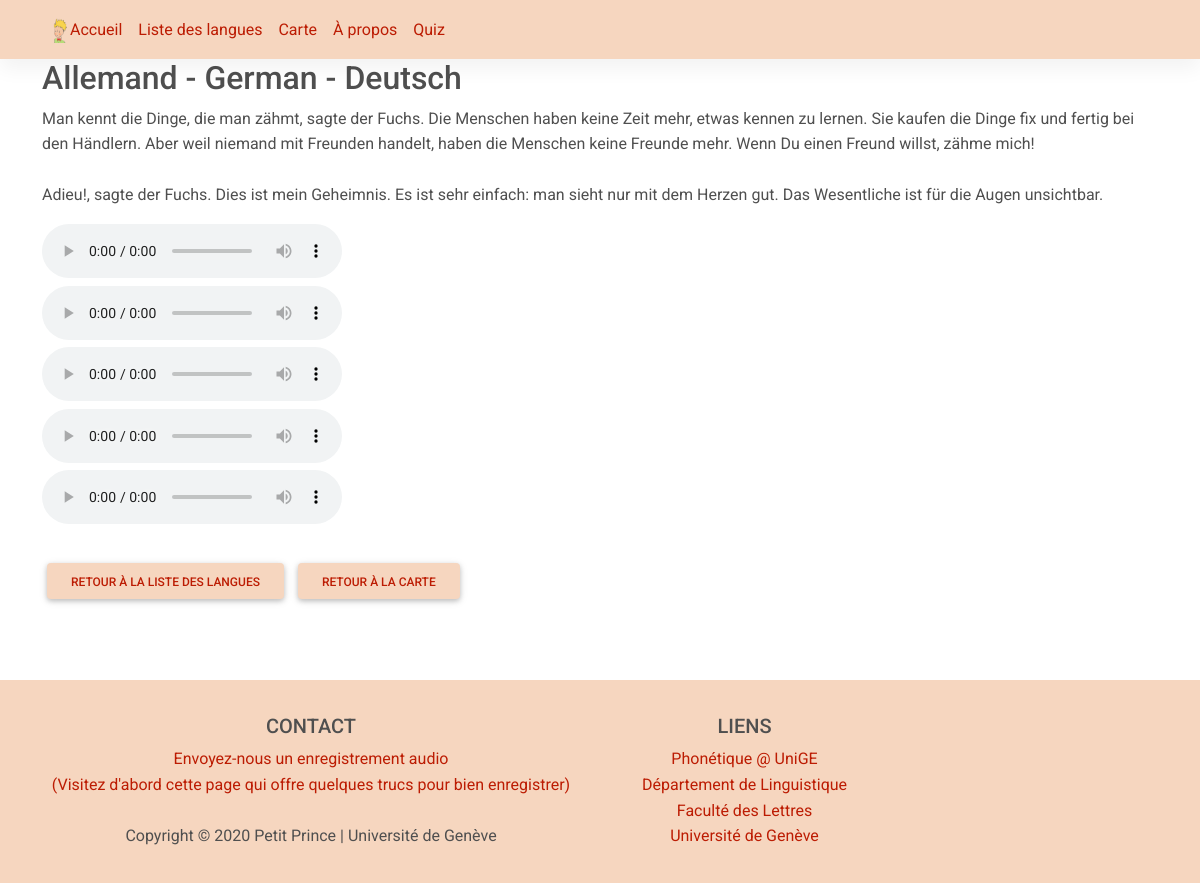
/langue/allemand, run on the app's committed database.
### prince/models.py (models this page shows, shortened)
class Language(db.Model):
    __tablename__='prince_language'
    id = db.Column(db.Integer, primary_key=True)
    iso = db.Column(db.Text, unique=True, nullable=False)
    varpron = db.Column(db.Integer)
    french = db.Column(db.Text, nullable=False)
    english = db.Column(db.Text, nullable=False)
    self = db.Column(db.Text)
    text = db.Column(db.Text)
    imgtext = db.Column(db.String(20))
    trad = db.Column(db.String(120))
    comment = db.Column(db.Text)
    actif = db.Column(db.Integer)
    grp = db.Column(db.Integer)
    geo = db.Column(db.String(100))
    geolat = db.Column(db.Float)
    geolng = db.Column(db.Float)

class Sound(db.Model):
    __tablename__='prince_sound'
    id = db.Column(db.Integer, primary_key=True)
    filename = db.Column(db.Text, nullable=False)
    date = db.Column(db.String(11))
    speaker = db.Column(db.Text)
    language = db.Column(db.Text)
    comment = db.Column(db.Text)
    private = db.Column(db.Text)

### prince/routes.py (the view)
@app.route('/langue/<lang>')
def langue(lang):
    langue_complet = Language.query.filter_by(french = lang).first()
    sounds = Sound.query.filter_by(language = langue_complet.iso)
    return render_template('langue.html', langue=langue_complet, title=lang, sounds = sounds)

### prince/templates/langue.html (shortened to what this page needs)
{% extends "layout.html" %}
{% block content %}
  {% set page_title = sentence_case(title)%}
  {% if langue.english != '' %}
    {% set page_title = page_title + ' - ' + sentence_case(langue.english)|safe %}
  {% endif %}
  {% if langue.self != '' %}
    {% set page_title = page_title + ' - ' + sentence_case(langue.self)%}
  {% endif %}
  <h2>{{page_title}}</h2>
  <p>{{langue.text|safe}}</p>
  <div class="row_langue">
    <div class="column_langue">
      {% if sounds.first() is not none %}
        {% for sound in sounds %}
          <audio controls src="{{ url_for('static', filename='audio/') }}{{sound.filename}}" controlsList="nodownload">
            Your browser does not support the <code>audio</code> element.</audio> <br>
        {% endfor %}
        <br>
      {% endif %}
      <a class="btn btn-light bg-steel" style="background-color: #f6d6bf; color: #bc1c03;" href="{{url_for('liste_langues')}}">Retour à la liste des langues</a>
      <a class="btn btn-light bg-steel" style="background-color: #f6d6bf; color: #bc1c03;" href="{{url_for('carte')}}">Retour à la carte</a><br><br>
    </div>
    <div class="column_langue">
        <div id="mapid" class="map_langue"></div>
    </div>
  </div>
  <br>
  <br>
{% endblock content%}

### prince/templates/layout.html (shortened to what this page needs)
<!DOCTYPE html>
<html lang="en" dir="ltr">
  <head>
    <link rel="stylesheet" href="http://cdn.leafletjs.com/leaflet/v0.7.7/leaflet.css" />
    <link rel="stylesheet" href="https://use.fontawesome.com/releases/v5.15.2/css/all.css" />
    <link rel="stylesheet" href="https://stackpath.bootstrapcdn.com/bootstrap/4.4.1/css/bootstrap.min.css">
    <link rel="stylesheet" type="text/css" href="{{ url_for('static', filename='stylesheets/mdb/mdb.min.css') }}" />
    <link rel="stylesheet" type="text/css" href="{{ url_for('static', filename='stylesheets/main.css') }}">
    <link rel="stylesheet" type="text/css" href="{{ url_for('static', filename='stylesheets/cards.css') }}">
    <link rel="stylesheet" type="text/css" href="{{ url_for('static', filename='stylesheets/quiz_home.css') }}">
    <link rel="stylesheet" href="https://cdnjs.cloudflare.com/ajax/libs/animate.css/4.1.1/animate.min.css"/>
  </head>
  <body>
    <header class="site-header">
        <nav class="navbar navbar-expand-md navbar-dark bg-steel">
          <div class="container">
            <div class="collapse navbar-collapse" id="navbarToggle">
              <div class="nav navbar-nav mr-auto">
                <a class="nav-item nav-link" href="{{url_for('home')}}">
                  <img id="navbar_petit_prince"
                  src=  '{{ url_for('static', filename='img/prince_transparent.png')}}' alt="petit_prince" width='20' height='20'>Accueil</a>
                <a class="nav-item nav-link" href="{{url_for('liste_langues')}}">Liste des langues</a>
                <a class="nav-item nav-link" href="{{url_for('carte')}}">Carte</a>
                <a class="nav-item nav-link" href="{{url_for('about')}}">À propos</a>
                <a class="nav-item nav-link" href="{{url_for('quiz_home')}}">Quiz</a>
              </div>
            </div>
          </div>
        </nav>
      </header>
      <main role="main" class="container" >
        {% macro sentence_case(text) %}
          {{ text[0]|upper}}{{text[1:] }}
        {% endmacro %}
            {% block content %}lalal{% endblock %}
      </main>
      <footer class="footer font-small dark bg-steel pt-4 pb-2">
        <div class="container-fluid text-center text-md-left">
          <div class="row">
            <div class="col-md-6 mt-md-0 mt-3">
              <h5 class="text-uppercase">Contact</h5>
              <a class="text-my-own-color" href=mailto:jeanphilippegoldman@gmail.com>Envoyez-nous un enregistrement audio</a>
              <br>
              <a class="text-my-own-color" href="{{url_for('enregistrement')}}">(Visitez d'abord cette page qui offre quelques trucs pour bien enregistrer)</a><br>
              <br>
              Copyright © 2020 Petit Prince | Université de Genève
            </div>
            <br />
      <div class="col-md-3 mb-md-0 mb-3">
        <h5 class="text-uppercase">Liens</h5>
        <ul class="list-unstyled">
          <li>
            <a class="text-my-own-color" href="http://latlcui.unige.ch/phonetique">Phonétique @ UniGE</a>
          </li>
          <li>
            <a class="text-my-own-color" href="http://www.unige.ch/lettres/linguistique">Département de Linguistique</a>
          </li>
          <li>
            <a class="text-my-own-color" href="http://www.unige.ch/lettres">Faculté des Lettres</a>
          </li>
          <li>
            <a class="text-my-own-color" href="http://www.unige.ch">Université de Genève</a>
          </li>
        </ul>
          </div>
        </div>
      </div>
      </footer>
  </body>
</html>

### prince/static/stylesheets/main.css (style rules this page uses)
.row { margin:10px; }
a { color: #bc1c03; }
.btn { margin: 5px; }
.btn-light { color: #bc1c03; border-color: #bc1c03; }
.row:after { content: ""; display: table; clear: both; }
.bg-steel { background-color: #f6d6bf; opacity: 100%; }
#navbar_petit_prince { height: 25px; }
.site-header .navbar-nav .nav-link { color: #bc1c03; }
.text-my-own-color { color: #bc1c03 !important; // Define your own color in your CSS }
.column_langue { float: left; width: 50%; }
.row_langue { display: flex; }
.row_langue:after { content: ""; display: table; clear: both; }
.map_langue { height: 400px; width: 400px; }

### data on the page
Language: english "G D", english "erman eutsch", text "Man kennt die Dinge, die man zähmt, sagte der Fuchs. Die Menschen haben keine Zeit mehr, etwas kennen zu lernen. Sie kaufen die Dinge fix und fertig bei den Händlern. Aber weil niemand mit Freunden handelt, haben die Menschen keine Freunde mehr. Wenn Du einen Freund willst, zähme mich! Adieu!, sagte der Fuchs. Dies ist mein Geheimnis. Es ist sehr einfach: man sieht nur mit dem Herzen gut. Das Wesentliche ist für die Augen unsichtbar."

### other printed values
{{ text[0]|upper }} "A"
{{ text[1:] }} "llemand"
{{ page_title }} "- -"
